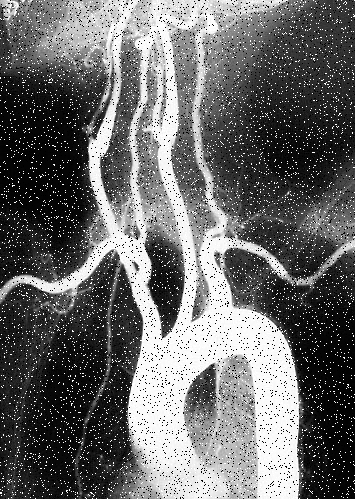
#> input picture images/gray/ruido.tif, 355 x 499 px
$ python example_17_median_filer.py   (older library calls are emulated)
#> lines starting #> are read from the running program, lines starting #| are printed output that depends on the picture
### pai_basic/pai_io.py
'''
Created on Aug 1, 2019

@author: jsaavedr
io functions
'''
import skimage.io as skio
import numpy as np
import utils

def imread(filename, as_gray = False):
#> called with filename = '../images/gray/ruido.tif', as_gray = True
    image = skio.imread(filename, as_gray = as_gray)
#> image is the input picture: shape (499, 355); min 0, max 255, mean 104.5
    if image.dtype == np.float64 :
        image = utils.to_uint8(image)
    return image

### pai_basic/utils.py
'''
pai_basic.basis module
A set of basic functions to operate on gray-scale images
@author: jsaavedr
'''
import numpy as np
import scipy.ndimage.filters as nd_filters

#to uint8
# [63 lines left out: functions to_uint8, get_histogram, threshold, get_accum, get_threshold_otsu, equalize_image, not called in this run]

#gaussian  2D
def get_gaussian2d(sigma, radius):
    #radius= 3xsigma
    s=np.int(2*radius+1)
    mask=np.zeros([s,s])
    variance=sigma*sigma
    k=1.0/(2.0*np.pi*variance)
    for u in range(-radius,radius+1,1):
        for v in range(-radius,radius+1,1):
            mask[u+radius, v+radius]=k*np.exp(-(u*u+v*v)/(2*variance))
    return mask

#escalamiento lineal
# [36 lines left out: functions constrast_stretching, add_gaussian_noise, get_magnitude, get_image_from_lsb, set_image_on_lsb, not called in this run]


### pai_basic/example_17_median_filer.py
'''
Created on Aug 6, 2019

@author: jsaavedr
Filtro Mediana
'''

import matplotlib.pyplot as plt
import skimage.filters as filters
import skimage.morphology as morphology
import scipy.ndimage.filters as nd_filters
import utils
import pai_io

if __name__ == '__main__' :
    filename ='../images/gray/ruido.tif'
    image=pai_io.imread(filename, as_gray = True)
    strel=morphology.square(3)
    image_median=filters.median(image, strel)
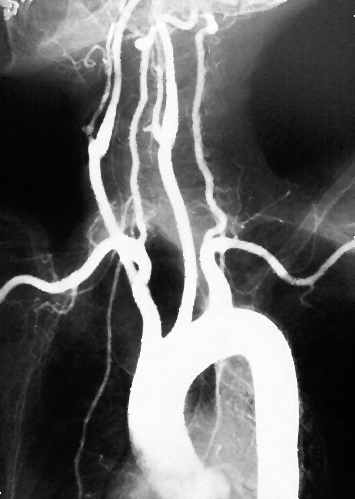
#> image_median: shape (499, 355); min 0, max 255, mean 102
    g_kernel = utils.get_gaussian2d(2, 6)
    image_g = nd_filters.convolve(image, g_kernel, mode='constant', cval=0)
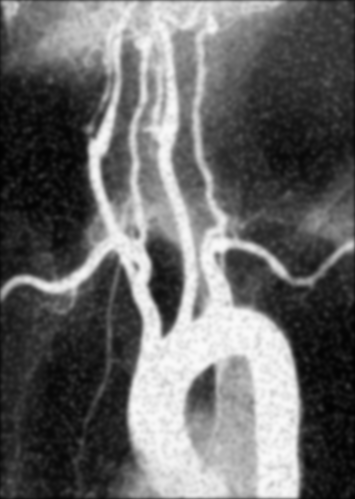
#> image_g: shape (499, 355); min 1, max 250, mean 103.1
    fig, xs = plt.subplots(1,3)
    for i in range(3):
        xs[i].set_axis_off()
    xs[0].imshow(image, cmap = 'gray', vmin = 0, vmax = 255)
    xs[0].set_title('Image')
    xs[1].imshow(image_g, cmap = 'gray', vmin = 0, vmax = 255)
    xs[1].set_title('Filtro Gaussiano')
    xs[2].imshow(image_median, cmap = 'gray', vmin = 0, vmax = 255)
    xs[2].set_title('Filtro Mediana')
    plt.show()
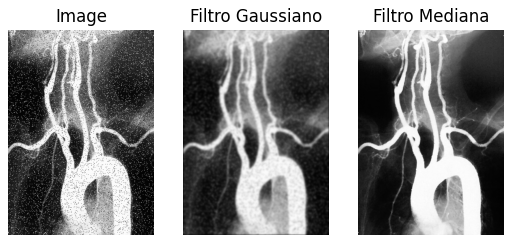
#> figure drawn by matplotlib, 3 panels

$ run again, with images/gray/im_3.tif copied over images/gray/ruido.tif
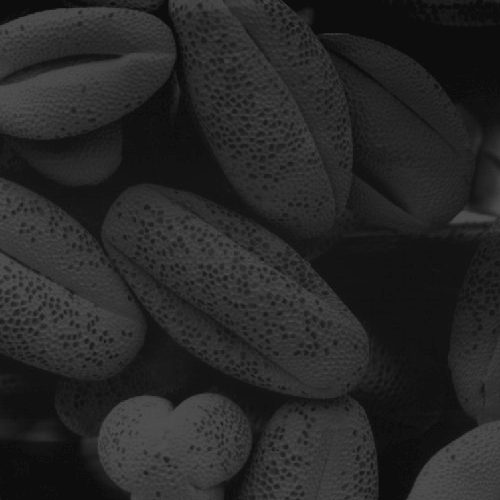
#> input picture images/gray/im_3.tif, 500 x 500 px
#> in imread, image is the input picture: shape (500, 500); min 13, max 83, mean 38.7
#> `plt.show()`:
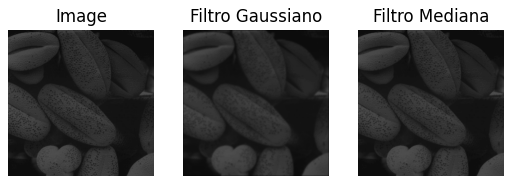
#> figure drawn by matplotlib, 3 panels
